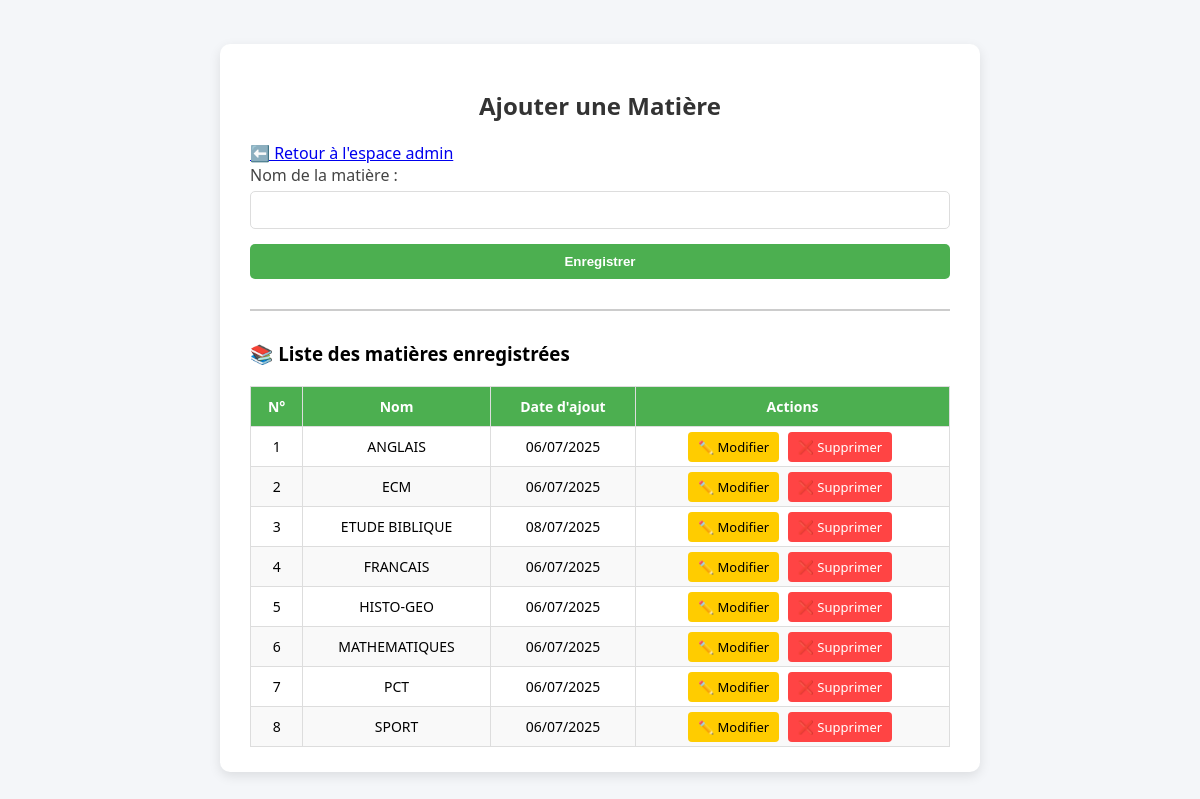
Screenshot of /admin/matiere.php (signed in) with the database file from the repository.
### tables this page shows
CREATE TABLE IF NOT EXISTS `matieres` (
  `id` int NOT NULL AUTO_INCREMENT,
  `nom_matiere` varchar(100) NOT NULL,
  `created_at` datetime DEFAULT CURRENT_TIMESTAMP,
  PRIMARY KEY (`id`)
);

### admin/matiere.php (the view, shortened to what this page needs)
<?php
require '../includes/db.php';
$stmt = $pdo->query("SELECT * FROM matieres ORDER BY nom_matiere ASC");
$matieres = $stmt->fetchAll();
?>
<!DOCTYPE html>
<html lang="fr">
<head>
    <link rel="stylesheet" href="../assets/css/matiere.css">
</head>
<body>
<div class="container">
    <h2>Ajouter une Matière</h2>
<a href="dashboard.php">⬅️ Retour à l'espace admin</a>
    <form method="POST">
        <label for="nom">Nom de la matière :</label>
        <input type="text" name="nom" id="nom" required>
        <button type="submit">Enregistrer</button>
    </form>
    <hr style="margin: 30px 0;">
    <h3>📚 Liste des matières enregistrées</h3>
    <?php if (count($matieres) > 0): ?>
        <table class="table-matieres">
            <thead>
                <tr>
                    <th>N°</th>
                    <th>Nom</th>
                    <th>Date d'ajout</th>
                    <th>Actions</th>
                </tr>
            </thead>
            <tbody>
                <?php foreach ($matieres as $index => $matiere): ?>
                    <tr>
                        <td><?= $index + 1 ?></td>
                        <td><?= htmlspecialchars($matiere['nom_matiere']) ?></td>
                        <td><?= date('d/m/Y', strtotime($matiere['created_at'])) ?></td>
                        <td class="actions">
                    <a class="edit" href="modifier_mat.php?id=<?= $matiere['id'] ?>">✏️ Modifier</a>
                    <a class="delete" href="supprimer_mat.php?id=<?= $matiere['id'] ?>" onclick="return confirm('Supprimer cet enseignement ?')">❌ Supprimer</a>
                </td>
                    </tr>
                <?php endforeach; ?>
            </tbody>
        </table>
    <?php else: ?>
        <p>Aucune matière enregistrée pour l’instant.</p>
    <?php endif; ?>
</div>
</body>
</html>

### assets/css/matiere.css (style rules this page uses)
body { background: #f4f6f9; font-family: 'Segoe UI', sans-serif; display: flex; justify-content: center; align-items: center; height: 100vh; }
.container { background: #fff; padding: 25px 30px; border-radius: 10px; box-shadow: 0 4px 12px rgba(0,0,0,0.1); width: 700px; }
h2 { text-align: center; color: #333; margin-bottom: 20px; }
form { display: flex; flex-direction: column; }
label { margin-bottom: 5px; color: #444; }
input[type="text"], input[type="number"] { padding: 10px; margin-bottom: 15px; border: 1px solid #ddd; border-radius: 5px; font-size: 14px; }
button { padding: 10px; background: #4caf50; color: white; border: none; font-weight: bold; border-radius: 5px; cursor: pointer; transition: background 0.3s; }
.table-matieres { width: 100%; border-collapse: collapse; margin-top: 20px; font-size: 14px; }
.table-matieres thead { background-color: #4caf50; color: white; }
.table-matieres th, .table-matieres td { padding: 10px; border: 1px solid #ddd; text-align: center; }
.table-matieres tbody tr:nth-child(even) { background-color: #f9f9f9; }
hr { border: 1px solid #ccc; }
.actions a { padding: 6px 10px; margin-right: 5px; text-decoration: none; border-radius: 4px; font-size: 13px; }
.actions a.edit { background-color: #ffcc00; color: #000; }
.actions a.delete { background-color: #ff4444; color: #fff; }

### rows the page displays
matieres: nom_matiere "ANGLAIS", created_at "06/07/2025"
matieres: nom_matiere "ECM", created_at "06/07/2025"
matieres: nom_matiere "ETUDE BIBLIQUE", created_at "08/07/2025"
matieres: nom_matiere "FRANCAIS", created_at "06/07/2025"
matieres: nom_matiere "HISTO-GEO", created_at "06/07/2025"
matieres: nom_matiere "MATHEMATIQUES", created_at "06/07/2025"
matieres: nom_matiere "PCT", created_at "06/07/2025"
matieres: nom_matiere "SPORT", created_at "06/07/2025"
